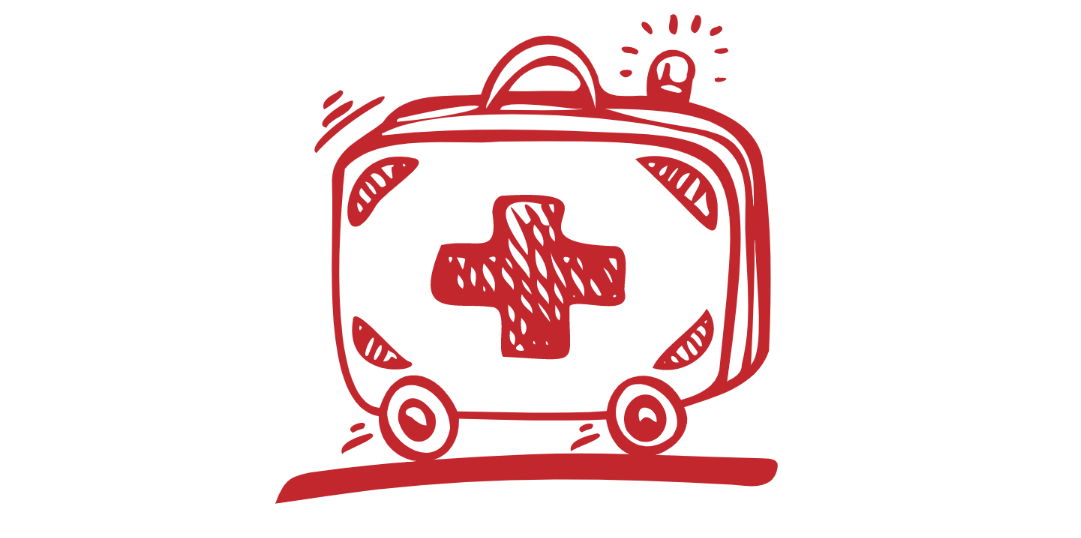
#> input picture test.png, 1081 x 538 px
$ python main.py
#> lines starting #> are read from the running program, lines starting #| are printed output that depends on the picture; after the words box and inside, x2 and y2 are one past the last pixel; in counts of white or black regions, pixels touching at a corner belong together
import cv2
import numpy as np


def empty(_):
    pass

cv2.namedWindow("TrackBars")
cv2.resizeWindow("TrackBars", 640, 240)
cv2.createTrackbar("Green", "TrackBars", 0, 255, empty)
cv2.createTrackbar("Red", "TrackBars", 0, 255, empty)
cv2.createTrackbar("Blue", "TrackBars", 0, 255, empty)

selectedRedCol = 0
selectedBlueCol = 0
selectedGreenCol = 0

while True:
    image = cv2.imread("test.png")
#> image is the input picture: shape (538, 1081, 3); mean B, G, R 229.5, 228.8, 247.5
    redColor = cv2.getTrackbarPos("Red", "TrackBars")
    greenColor = cv2.getTrackbarPos("Green", "TrackBars")
    blueColor = cv2.getTrackbarPos("Blue", "TrackBars")
    image[np.where((image != [255, 255, 255]).all(axis=2))] = (blueColor, greenColor, redColor)
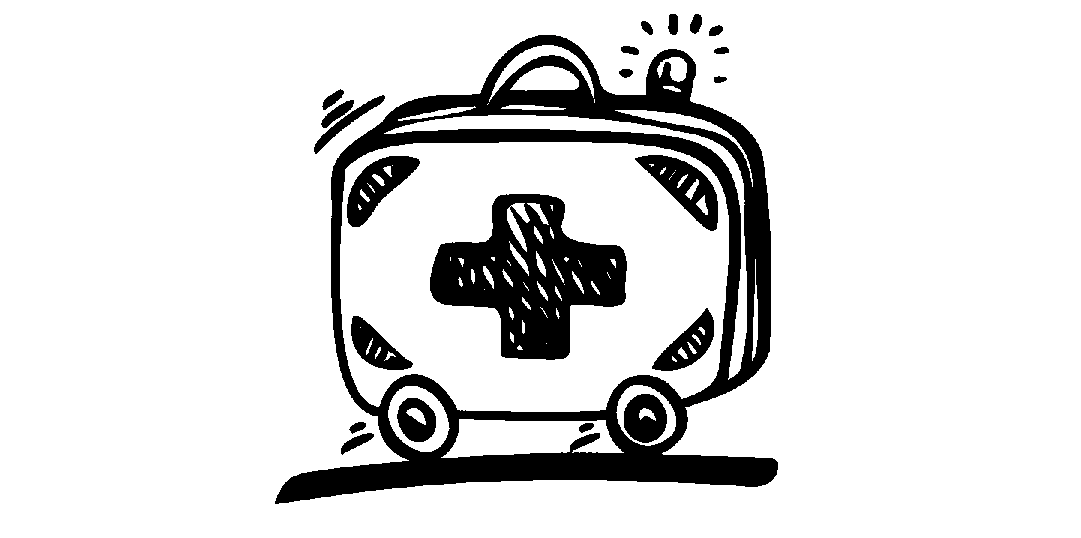
#> image: shape (538, 1081, 3); 13.7% of pixels changed, all inside (x1, y1, x2, y2) = (275, 14, 778, 504)
    cv2.imshow("Result", image)

    # save
    if cv2.waitKey(1) & 0xFF == ord('s'):
#> (key q is pressed here)
        cv2.imwrite("result.png", image)
    if cv2.waitKey(1) & 0xFF == ord('q'):
#> (key q is pressed here)
        break

cv2.destroyAllWindows()
